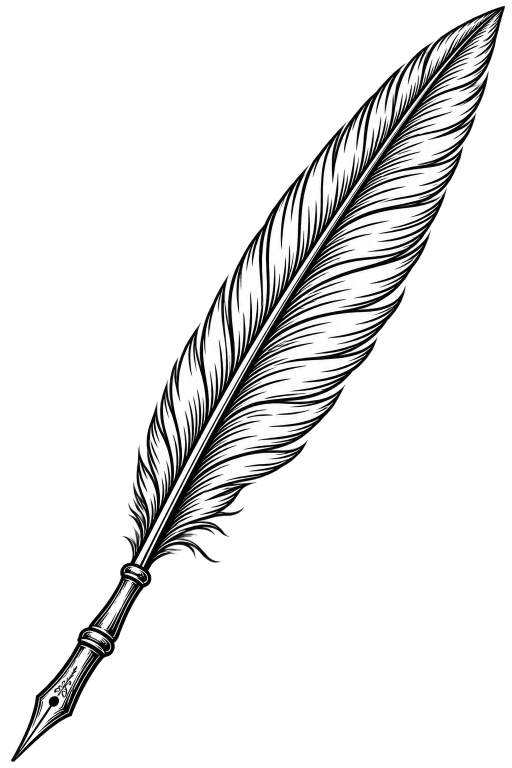
#> input picture design_handoff_plume/plume-source.png, 1024 x 1536 px (shown at 1/2 size)
$ python plume-masques.py ../design_handoff_plume/plume-source.png
#> lines starting #> are read from the running program, lines starting #| are printed output that depends on the picture; after the words box and inside, x2 and y2 are one past the last pixel; in counts of white or black regions, pixels touching at a corner belong together
#!/usr/bin/env python3
"""Fabrique les masques de la plume d'attente à partir du dessin source.

    python3 scripts/plume-masques.py <dessin.png>

Produit `public/plume/detail.png` et `public/plume/glyphe.png`, consommés par
`components/PlumeQuiEcrit.tsx` via un <mask> SVG.

Pourquoi un masque et pas l'image elle-même : un masque ne porte AUCUNE couleur,
seulement la forme. C'est le <rect fill="currentColor"> dessous qui donne la
teinte — la plume écrit donc à l'encre du module (vert bouteille sous Codex,
bleu sous Aletheia) alors que la source est un PNG.

Le dessin source attendu (cf. la spec donnée à l'illustrateur) :
  • la plume SEULE, bec en bas à gauche, pointe en haut à droite ;
  • pas de trait écrit, pas de texte, pas d'ombre portée, pas de cadre ;
  • corps clair, traits sombres — sur fond sombre OU clair, les deux marchent.

⚠️ Le détourage ne peut PAS se faire à la couleur seule quand le fond est noir :
les traits de la gravure sont EXACTEMENT de la même valeur que le fond. On part
donc du corps clair de la plume, qu'on dilate pour ravaler ses propres contours.
"""

import os
import sys

from PIL import Image, ImageChops, ImageFilter

HAUTEUR = 160          # px ; couvre du 3× pour une plume affichée ~53 px de haut
SEUIL_CORPS = 140      # au-dessus : c'est le corps clair de la plume
TEINTE_CORPS = 0.22    # part du corps gardée dans la variante « detail »
SORTIE = "public/plume"


def masques(chemin_source: str) -> None:
#> called with chemin_source = '../design_handoff_plume/plume-source.png'
    src = Image.open(chemin_source).convert("L")
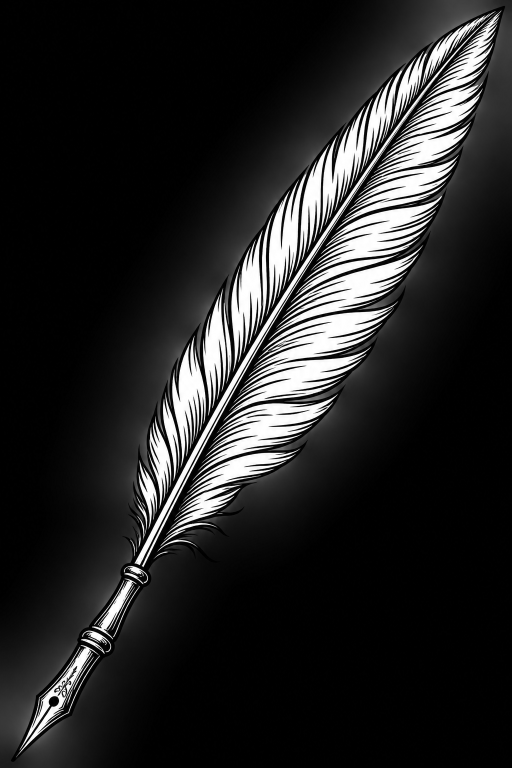
#> src: PIL image 1024x1536 L (shown at 1/2 size); min 0, max 255, mean 37.5

    corps = src.point(lambda v: 255 if v > SEUIL_CORPS else 0)
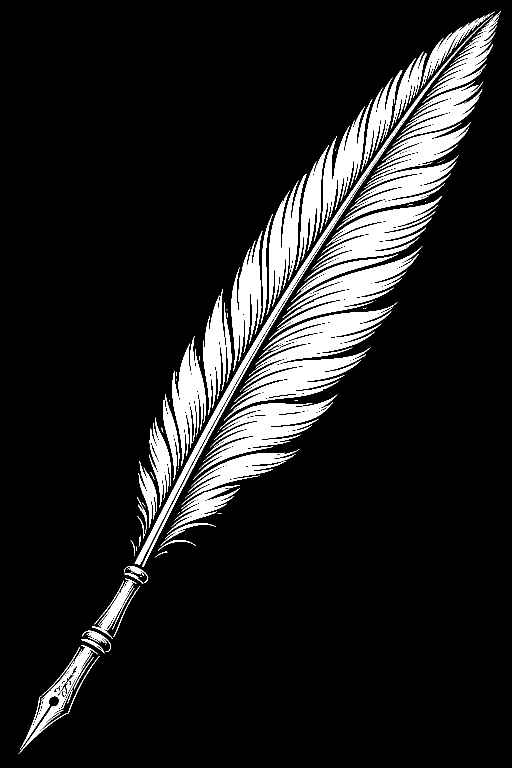
#> corps: PIL image 1024x1536 L (shown at 1/2 size); 11.4% white; 108 white regions (62 under 20 px), largest, box (x1, y1, x2, y2) and area: (448, 604, 795, 841) 23088, (386, 789, 675, 960) 12551, (609, 392, 884, 562) 12493
    # Deux dilatations pour englober les contours, puis une fermeture pour
    # reboucher les trous laissés entre les barbes.
    region = corps.filter(ImageFilter.MaxFilter(15)).filter(ImageFilter.MaxFilter(15))
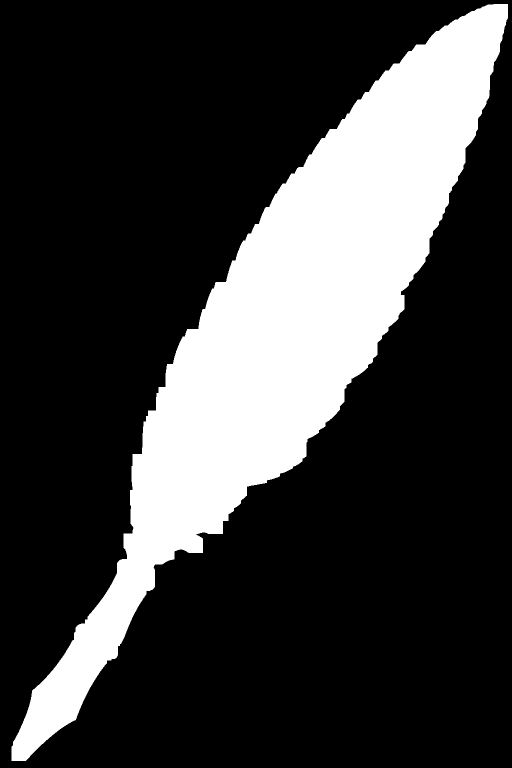
#> region: PIL image 1024x1536 L (shown at 1/2 size); 23.4% white; 1 white region, box (x1, y1, x2, y2) and area: (23, 8, 1016, 1522) 367989
    region = region.filter(ImageFilter.MaxFilter(9)).filter(ImageFilter.MinFilter(9))
#> region: PIL image 1024x1536 L; 23.4% white; 1 white region, box (x1, y1, x2, y2) and area: (23, 8, 1016, 1522) 368095

    boite = region.getbbox()
#> boite = (23, 8, 1016, 1522)
    if boite is None:
        sys.exit("Aucune plume trouvée : le corps du dessin est-il bien clair ?")

    # « detail » : la gravure (traits sombres) + un corps très léger, pour que la
    # plume ait une masse sans noyer les barbes.
    trait = ImageChops.multiply(ImageChops.invert(src), region)
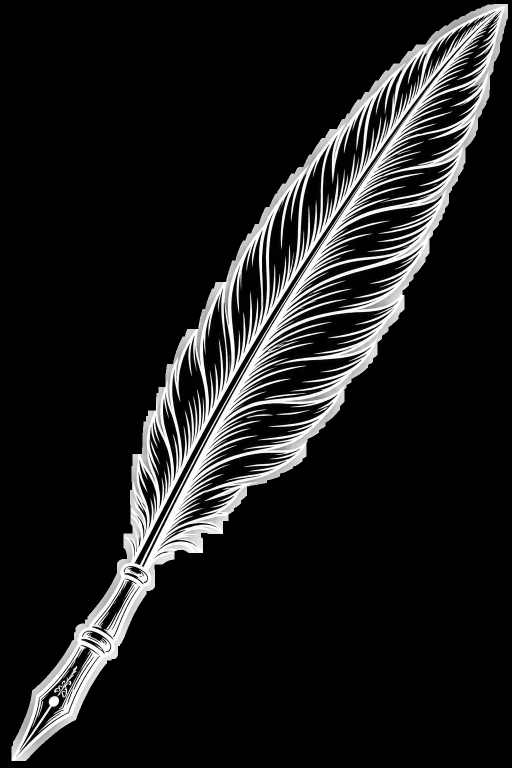
#> trait: PIL image 1024x1536 L (shown at 1/2 size); min 0, max 255, mean 28.5
    detail = ImageChops.lighter(trait, region.point(lambda v: int(v * TEINTE_CORPS)))
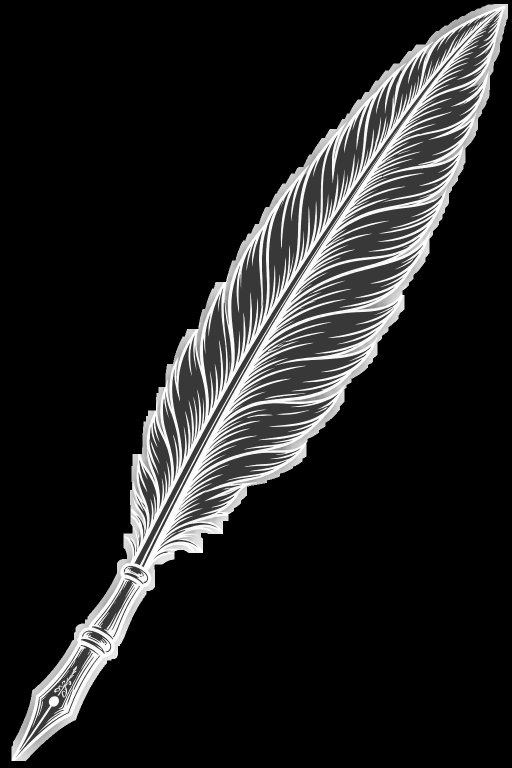
#> detail: PIL image 1024x1536 L (shown at 1/2 size); min 0, max 255, mean 33.7

    os.makedirs(SORTIE, exist_ok=True)
    for canal, nom in ((detail, "detail"), (region, "glyphe")):
        rogne = canal.crop(boite)
        larg = round(rogne.width * HAUTEUR / rogne.height)
        m = rogne.resize((larg, HAUTEUR), Image.LANCZOS)
        # Masque de LUMINANCE côté SVG : on écrit du BLANC sur transparent.
        blanc = Image.new("L", m.size, 255)
        fichier = f"{SORTIE}/{nom}.png"
        Image.merge("RGBA", (blanc, blanc, blanc, m)).save(fichier, optimize=True)
        print(f"{fichier} : {larg}×{HAUTEUR}, {os.path.getsize(fichier) // 1024} Ko")
#> this loop made 2 passes
#> (nom, larg, fichier) on passes 1 to 2: ('detail', 105, 'public/plume/detail.png'), ('glyphe', 105, 'public/plume/glyphe.png')
#| public/plume/detail.png : 105×160, 7 Ko
#| public/plume/glyphe.png : 105×160, 3 Ko
#> pass 1, in masques, `rogne = canal.crop(boite)`:
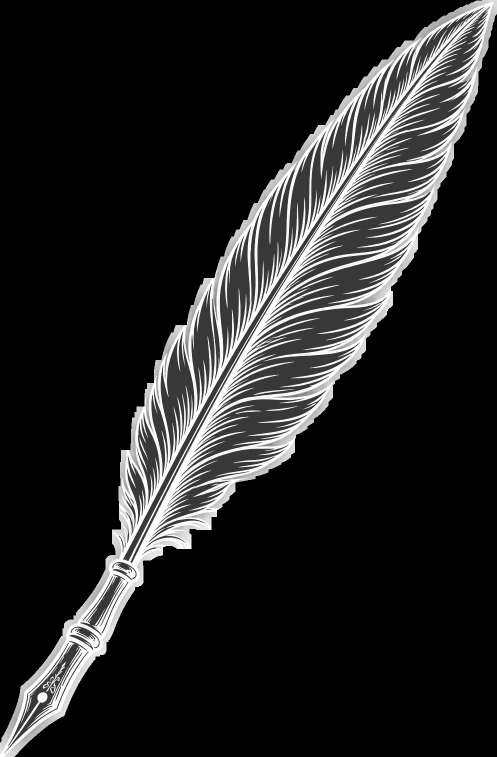
#> rogne: PIL image 993x1514 L (shown at 1/2 size); min 0, max 255, mean 35.2
#> pass 1, in masques, `m = rogne.resize((larg, HAUTEUR), Image.LANCZOS)`:
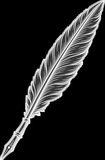
#> m: PIL image 105x160 L; min 0, max 255, mean 35.4

    larg_boite, haut_boite = boite[2] - boite[0], boite[3] - boite[1]
#> larg_boite = 993; haut_boite = 1514
    rapport = larg_boite / haut_boite
#> rapport = 0.656
    print(
        f"\nboîte détourée : {larg_boite}×{haut_boite} (rapport {rapport:.4f})\n"
        f"⚠️ Reporter dans PlumeQuiEcrit.tsx : PLUME_L = {13 * rapport:.2f} "
        f"(pour PLUME_H = 13). Un rapport faux étire le dessin."
    )
#| boîte détourée : 993×1514 (rapport 0.6559)
#| ⚠️ Reporter dans PlumeQuiEcrit.tsx : PLUME_L = 8.53 (pour PLUME_H = 13). Un rapport faux étire le dessin.


if __name__ == "__main__":
    if len(sys.argv) != 2:
        sys.exit(__doc__)
    masques(sys.argv[1])
